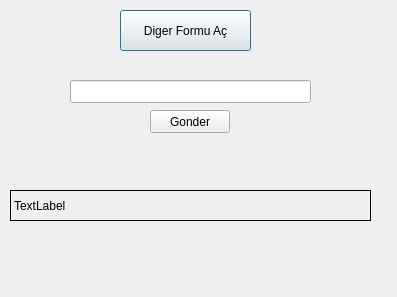
<?xml version="1.0" encoding="UTF-8"?>
<ui version="4.0">
 <class>Dialog</class>
 <widget class="QDialog" name="Dialog">
  <property name="geometry">
   <rect>
    <x>0</x>
    <y>0</y>
    <width>397</width>
    <height>297</height>
   </rect>
  </property>
  <property name="windowTitle">
   <string>FirstForm</string>
  </property>
  <widget class="QPushButton" name="pushButton">
   <property name="geometry">
    <rect>
     <x>120</x>
     <y>10</y>
     <width>131</width>
     <height>41</height>
    </rect>
   </property>
   <property name="text">
    <string>Diger Formu Aç</string>
   </property>
  </widget>
  <widget class="QLineEdit" name="lineEdit">
   <property name="geometry">
    <rect>
     <x>70</x>
     <y>80</y>
     <width>241</width>
     <height>23</height>
    </rect>
   </property>
  </widget>
  <widget class="QPushButton" name="pushButton_2">
   <property name="geometry">
    <rect>
     <x>150</x>
     <y>110</y>
     <width>80</width>
     <height>23</height>
    </rect>
   </property>
   <property name="text">
    <string>Gonder</string>
   </property>
  </widget>
  <widget class="QLabel" name="label">
   <property name="geometry">
    <rect>
     <x>10</x>
     <y>190</y>
     <width>361</width>
     <height>31</height>
    </rect>
   </property>
   <property name="frameShape">
    <enum>QFrame::Box</enum>
   </property>
   <property name="text">
    <string>TextLabel</string>
   </property>
  </widget>
 </widget>
 <resources/>
 <connections/>
</ui>
